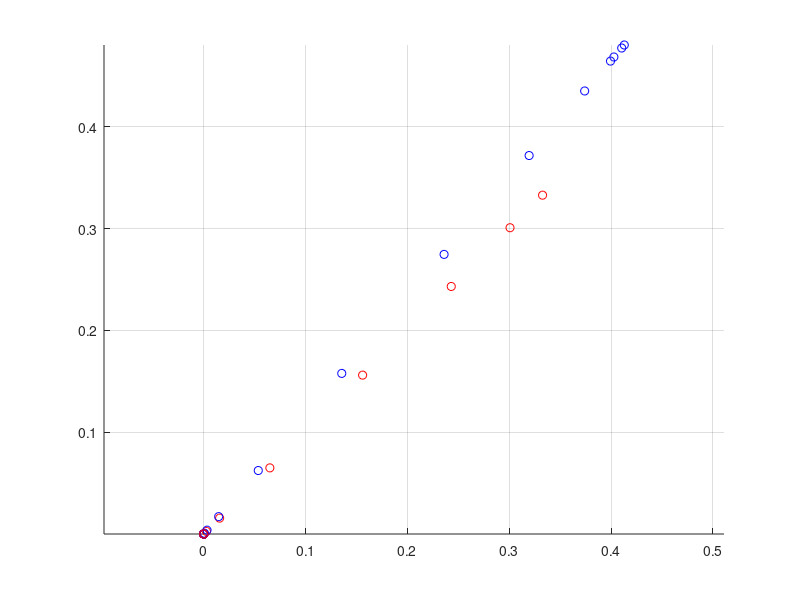

This figure's MATLAB source:
clear all
close all

u_hat = rand(3, 2, 4);

u_hat(1, 1, 1) = 0.6; u_hat(1, 2, 1) = 0.7;
u_hat(1, 1, 2) = 0.61; u_hat(1, 2, 2) = 0.71;
u_hat(1, 1, 3) = 0.62; u_hat(1, 2, 3) = 0.72;
u_hat(1, 1, 4) = 0.63; u_hat(1, 2, 4) = 0.73;

u_hat(2, 1, 1) = 0.1; u_hat(2, 2, 1) = 0.1;
u_hat(2, 1, 2) = 0.9; u_hat(2, 2, 2) = 0.9;
u_hat(2, 1, 3) = 0.1; u_hat(2, 2, 3) = 0.1;
u_hat(2, 1, 4) = 0.9; u_hat(2, 2, 4) = 0.9;


b = zeros(3, 1, 4);
a = zeros(3, 1, 4);
v = zeros(3, 2);
r = 19;

for ii = 1:r
  # softmax b
  c = exp(b)./sum(exp(b), 1);

  s = sum(u_hat .* c, 3);

  # squash
  square = s.^2;
  square_sum = sum(square, 2);
  s_norm = square_sum.^(0.5);
  s_factor = (s_norm.^2)./(s_norm .* (1 + s_norm.^2));
  v = s_factor .* s
  
  figure(1)
  hold on
  grid on
  axis equal
  plot(v(1, 1), v(1, 2), 'ob')
  plot(v(2, 1), v(2, 2), 'or')

  %axis equal;xlim([-1 1]);ylim([-1 1]);
  
  a = u_hat .* v;
  b = b + sum(a, 2);
endfor
